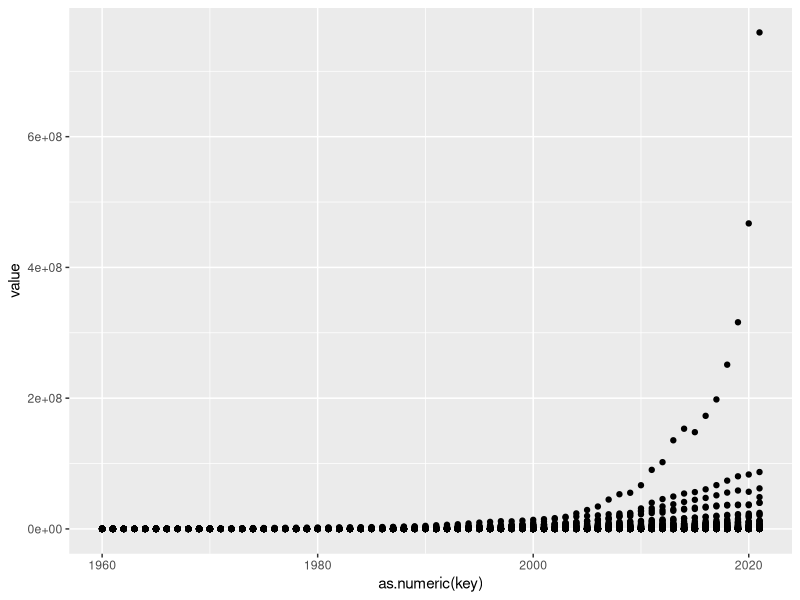
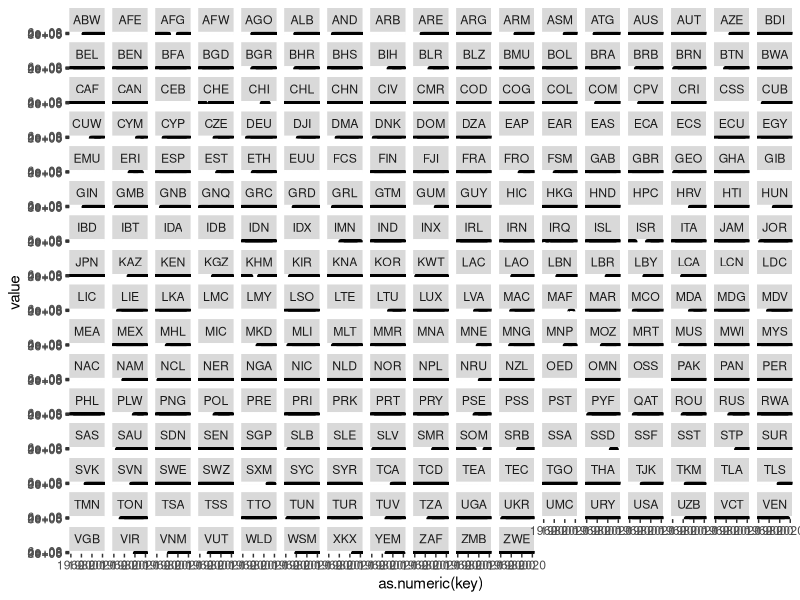
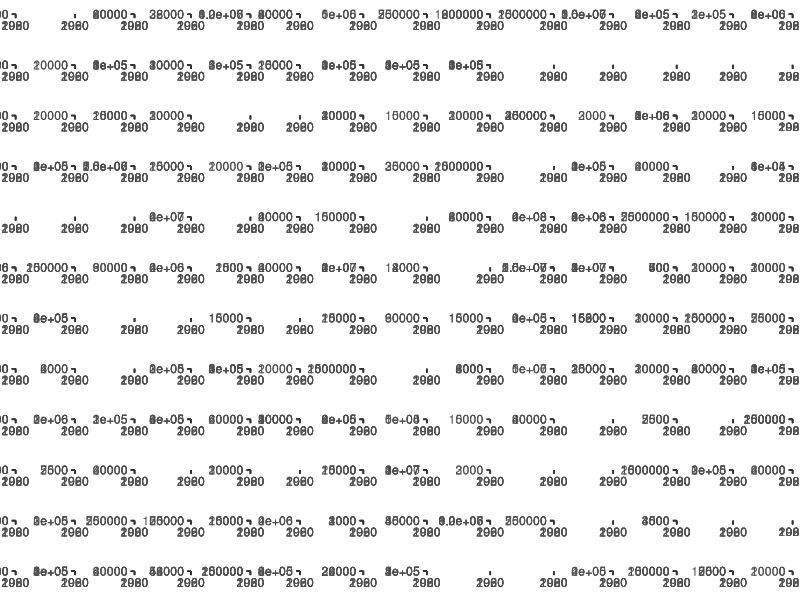
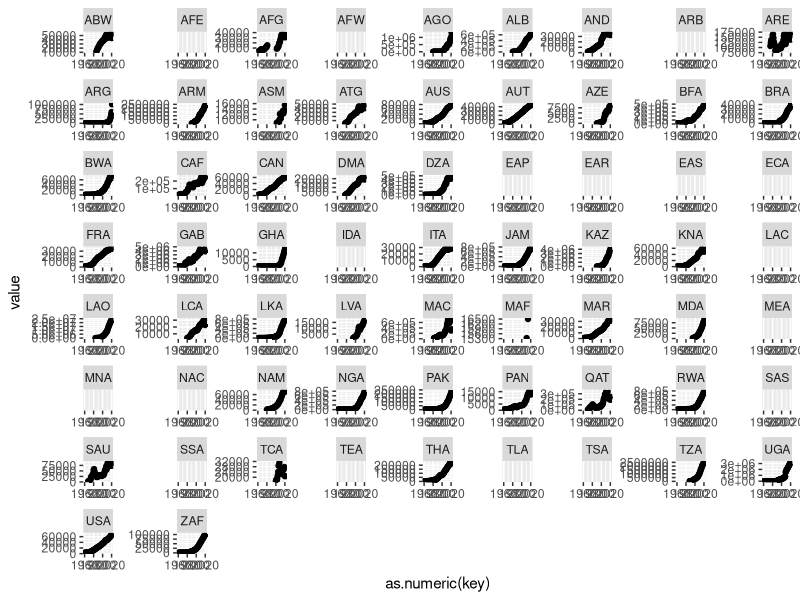
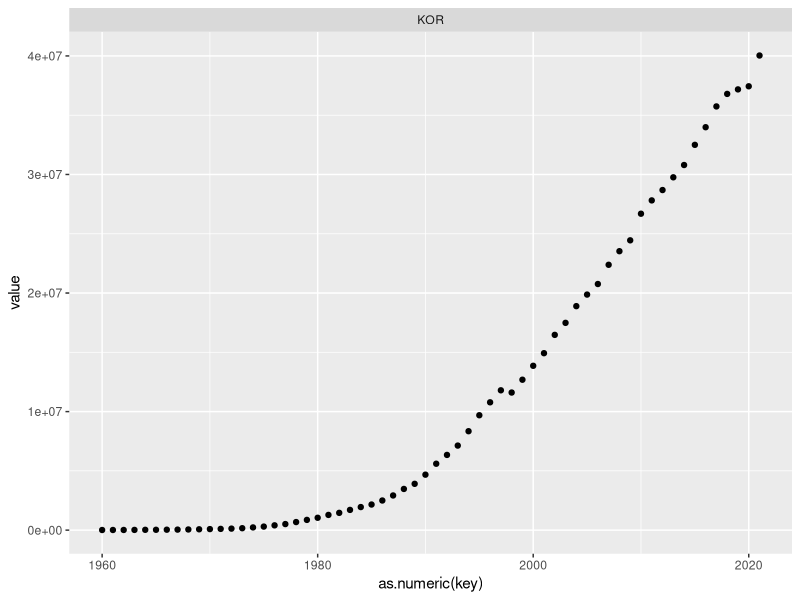
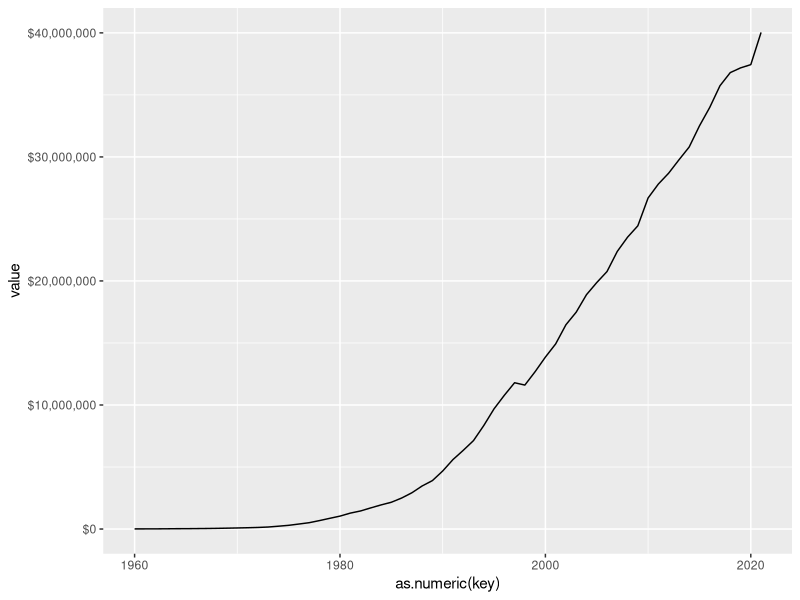
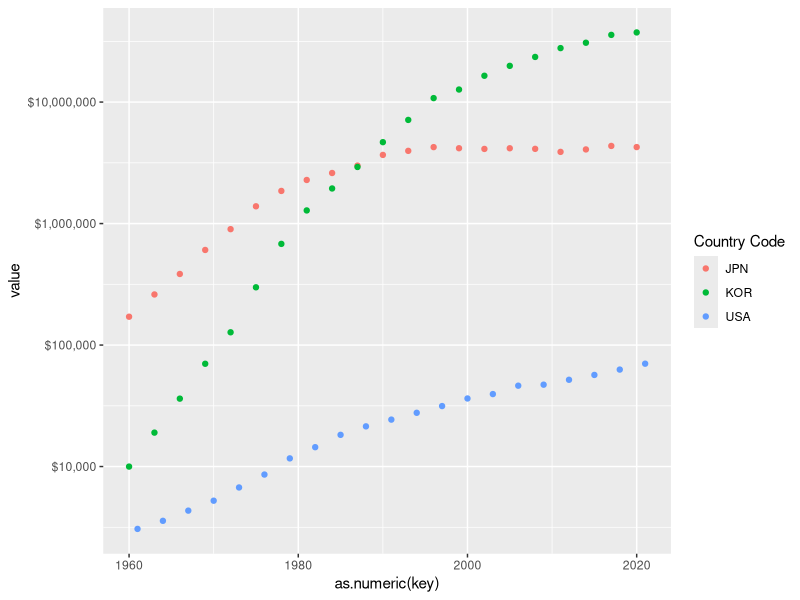
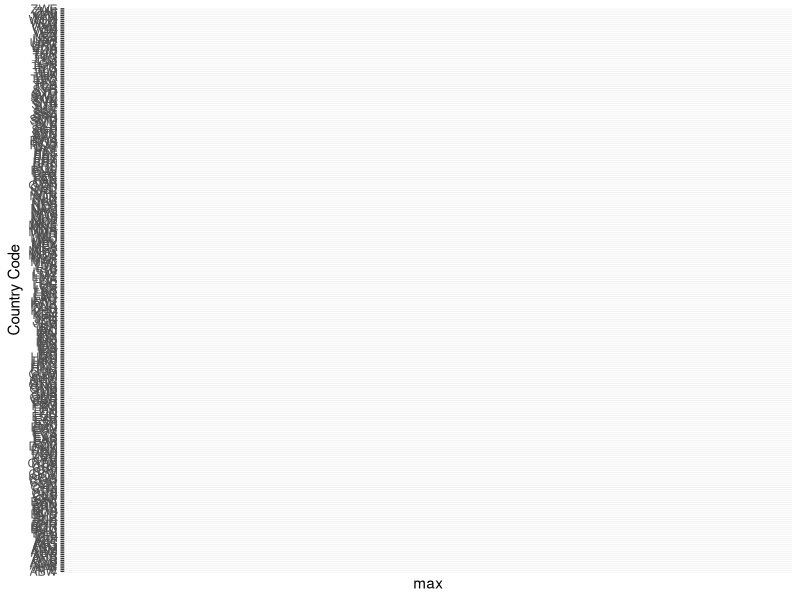

Recreate these plots in R, in order.
library(tidyverse)

df <- read_csv("posts/20230229 dreams of progenitors/API_NY.GDP.PCAP.CN_DS2_en_csv_v2_4770524.csv", skip = 3)
df
df <- df[-c(3,4)]
df

df %>% 
  gather(key, value, -c(1,2)) %>% 
  ggplot(aes(as.numeric(key), value)) +
  geom_point()

df %>% 
  gather(key, value, -c(1,2)) %>% 
  ggplot(aes(as.numeric(key), value)) +
  geom_point() +
  facet_wrap(~`Country Code`)

df %>% 
  gather(key, value, -c(1,2)) %>% 
  ggplot(aes(as.numeric(key), value)) +
  geom_point() +
  facet_wrap(~`Country Code`, scales = 'free')

df %>% 
  gather(key, value, -c(1,2)) %>% 
  filter(grepl('A', `Country Code`)) %>% 
  ggplot(aes(as.numeric(key), value)) +
  geom_point() +
  facet_wrap(~`Country Code`, scales = 'free')

df %>% 
  gather(key, value, -c(1,2)) %>% 
  filter(grepl('KOR', `Country Code`)) %>% 
  ggplot(aes(as.numeric(key), value)) +
  geom_point() +
  facet_wrap(~`Country Code`, scales = 'free')

df

df %>% 
  gather(key, value, -c(1,2)) %>% 
  filter(grepl('KOR', `Country Code`)) %>% 
  ggplot(aes(as.numeric(key), value)) +
  scale_y_continuous(labels = scales::dollar_format()) +
  geom_line() 

df %>% 
  gather(key, value, -c(1,2)) %>% 
  filter(`Country Code`==c('KOR', 'USA', 'JPN')) %>% 
  ggplot(aes(as.numeric(key), value, color=`Country Code`)) +
  geom_point() +
  scale_y_continuous(labels = scales::dollar_format(), trans = 'log10') 

df %>% 
  gather(key, value, -c(1,2)) %>% 
  group_by(`Country Code`) %>% 
  mutate(max=max(value)) %>% 
  ggplot(aes(max,`Country Code`)) +
  geom_point() +
  scale_x_continuous(trans = 'log10')


